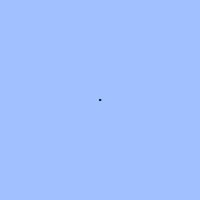
Frame 1 (no input)
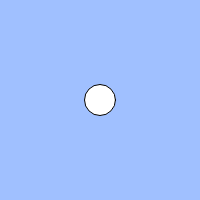
Frame 60 (no input)
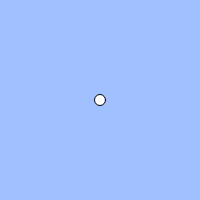
Frame 120 (the mouse pressed at the canvas centre since frame 60)

The p5.js sketch that drew these frames (run headless with seeded random() and noise() and a simulated clock; from frame 60 on, the mouse is pressed at the canvas centre):

// p5.js sketch
// ── sketch.js
// 練習問題「心臓の鼓動のように大きくなったり小さくなったりする円」
let count;
let cycle;

function setup(){
  createCanvas(200, 200);
  count = 0;
  cycle = 100;
}

function draw(){
  background(160, 192, 255);
  count = (count + 1) % cycle;
  if(keyIsDown(LEFT_ARROW)){ ellipse(width / 2, height / 2,(count + 1) % cycle);
  }
  else{
    ellipse(width / 2, height / 2,(count / 2 + 1) % cycle)
  }

}
